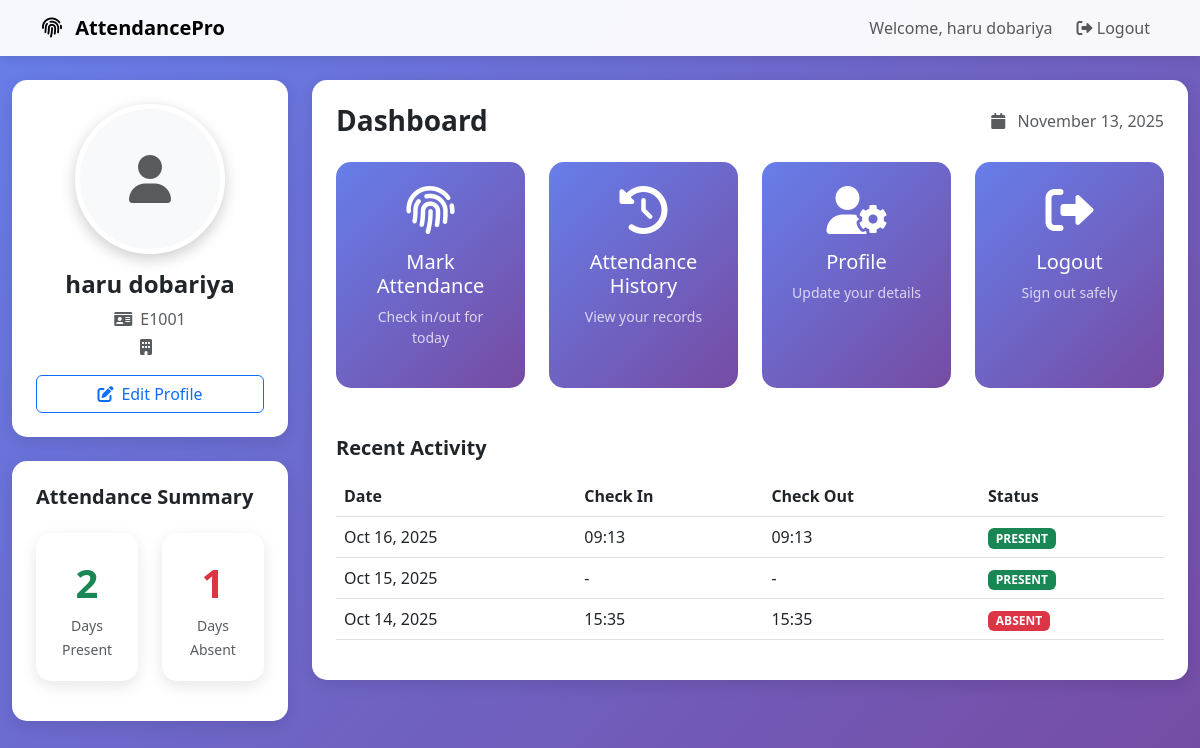
/dashboard/ (signed in), run on an earlier commit of the app's database.
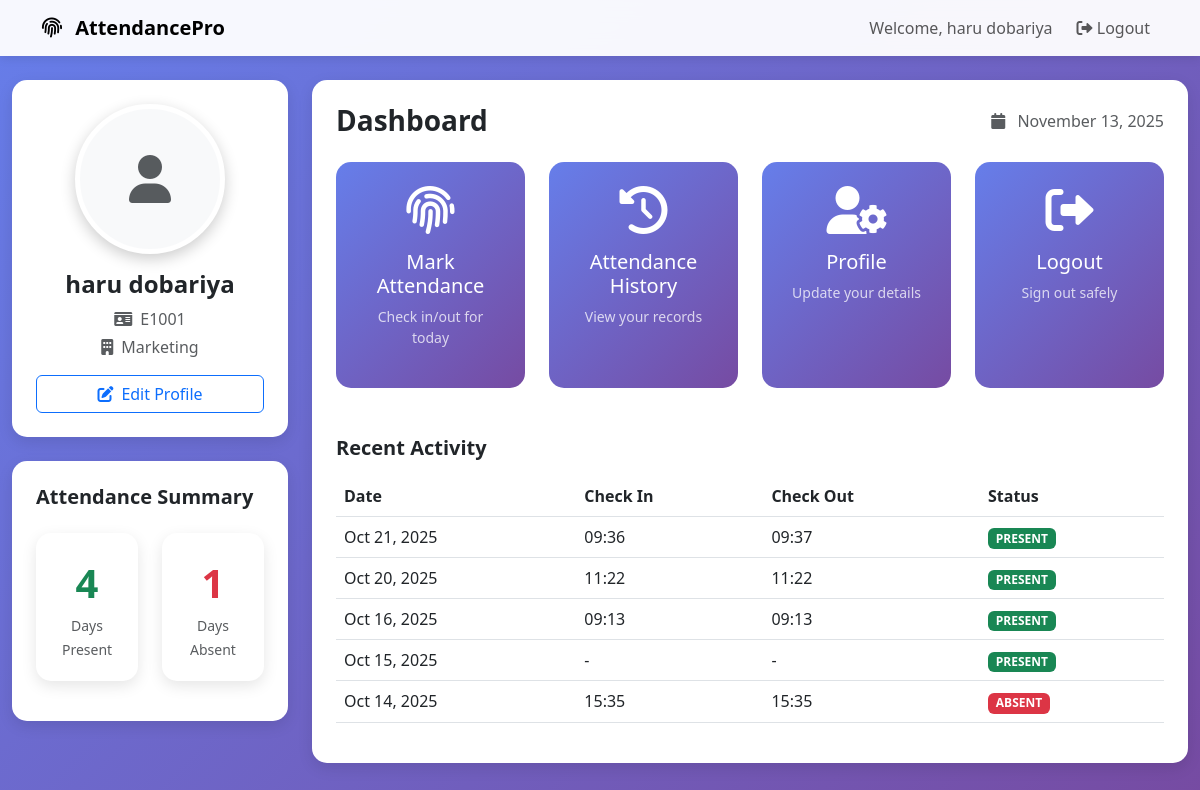
And on a later commit of the database.
### employees/models.py (models this page shows, shortened)
class Attendance(models.Model):
    ATTENDANCE_STATUS = [
        ('PRESENT', 'Present'),
        ('ABSENT', 'Absent'),
        ('LATE', 'Late'),
        ('HALF_DAY', 'Half Day'),
    ]
    employee = models.ForeignKey(Employee, on_delete=models.CASCADE)
    date = models.DateField()
    check_in = models.TimeField(null=True, blank=True)
    check_out = models.TimeField(null=True, blank=True)
    status = models.CharField(max_length=10, choices=ATTENDANCE_STATUS, default='PRESENT')
    notes = models.TextField(blank=True)
    class Meta:
        unique_together = ['employee', 'date']
        ordering = ['-date', '-check_in']

class Employee(models.Model):
    user = models.OneToOneField(User, on_delete=models.CASCADE)
    employee_id = models.CharField(max_length=20, unique=True)
    department = models.ForeignKey(Department, on_delete=models.SET_NULL, null=True)
    phone = models.CharField(max_length=15, blank=True)
    address = models.TextField(blank=True)
    profile_picture = models.ImageField(upload_to='profile_pics/', blank=True, null=True)
    date_joined = models.DateField(auto_now_add=True)
    def get_full_name(self):
        return self.user.get_full_name()

class Department(models.Model):
    name = models.CharField(max_length=100)
    description = models.TextField(blank=True)

### employees/views.py (the view)
# urls.py: path('dashboard/', views.dashboard, name='dashboard'),
@login_required
def dashboard(request):
    try:
        employee = request.user.employee
    except Employee.DoesNotExist:
        default_dept = Department.objects.first()
        if not default_dept:
            default_dept = Department.objects.create(
                name='General',
                description='General Department'
            )
        employee = Employee.objects.create(
            user=request.user,
            employee_id=f"EMP{request.user.id:03d}",
            department=default_dept
        )
    today = timezone.now().date()
    today_attendance = Attendance.objects.filter(
        employee=employee,
        date=today
    ).first()
    all_attendance = Attendance.objects.filter(employee=employee)
    present_days = all_attendance.filter(status='PRESENT').count()
    absent_days = all_attendance.filter(status='ABSENT').count()
    recent_attendance = all_attendance.order_by('-date', '-check_in')[:5]
    context = {
        'employee': employee,
        'present_days': present_days,
        'absent_days': absent_days,
        'today_attendance': today_attendance,
        'recent_attendance': recent_attendance,
        'current_date': today,
    }
    return render(request, 'dashboard.html', context)

### employees/templates/dashboard.html (shortened to what the changed rows need)
{% extends 'base.html' %}
{% block content %}
<div class="container-fluid py-4">
    <div class="row">
        <div class="col-lg-3 mb-4">
            <div class="dashboard-card p-4 text-center">
                {% if employee.profile_picture %}
                <img src="{{ employee.profile_picture.url }}" alt="Profile" class="profile-picture mb-3">
                {% else %}
                <div class="profile-picture mx-auto mb-3 bg-light d-flex align-items-center justify-content-center">
                    <i class="fas fa-user fa-3x text-muted"></i>
                </div>
                {% endif %}
                <h4 class="fw-bold">{{ employee.get_full_name }}</h4>
                <p class="text-muted mb-1">
                    <i class="fas fa-id-card me-2"></i>{{ employee.employee_id }}
                </p>
                <p class="text-muted mb-3">
                    <i class="fas fa-building me-2"></i>{{ employee.department.name }}
                </p>
                <div class="d-grid">
                    <a href="{% url 'profile' %}" class="btn btn-outline-primary">
                    </a>
                </div>
            </div>
            <div class="dashboard-card p-4 mt-4">
                <div class="row text-center">
                    <div class="col-6 mb-3">
                        <div class="stat-card">
                            <div class="stat-number text-success">{{ present_days }}</div>
                            <small class="text-muted">Days Present</small>
                        </div>
                    </div>
                </div>
            </div>
        </div>
        <div class="col-lg-9">
            <div class="dashboard-card p-4">
                <div class="mt-5">
                    <div class="table-responsive">
                        <table class="table table-hover">
                            <thead>
                                <tr>
                                    <th>Date</th>
                                    <th>Check In</th>
                                    <th>Check Out</th>
                                    <th>Status</th>
                                </tr>
                            </thead>
                            <tbody>
                                {% for record in recent_attendance %}
                                <tr>
                                    <td>{{ record.date|date:"M d, Y" }}</td>
                                    <td>{{ record.check_in|time:"H:i"|default:"-" }}</td>
                                    <td>{{ record.check_out|time:"H:i"|default:"-" }}</td>
                                    <td>
                                        <span class="badge bg-{% if record.status == 'PRESENT' %}success{% else %}danger{% endif %}">
                                            {{ record.status }}
                                        </span>
                                    </td>
                                </tr>
                                {% empty %}
                                <tr>
                                    <td colspan="4" class="text-center text-muted">No attendance records found.</td>
                                </tr>
                                {% endfor %}
                            </tbody>
                        </table>
                    </div>
                </div>
            </div>
        </div>
    </div>
</div>
{% endblock %}

What changed in the data, as far as the page shows it:
changed Employee "haru dobariya": department.name (not shown) → "Marketing"
added Attendance: date "Oct 21, 2025", check_in "09:36", check_out "09:37", status "PRESENT"
added Attendance: date "Oct 20, 2025", check_in "11:22", check_out "11:22", status "PRESENT"
Also different on the page:
{{ present_days }}: "2" → "4"
